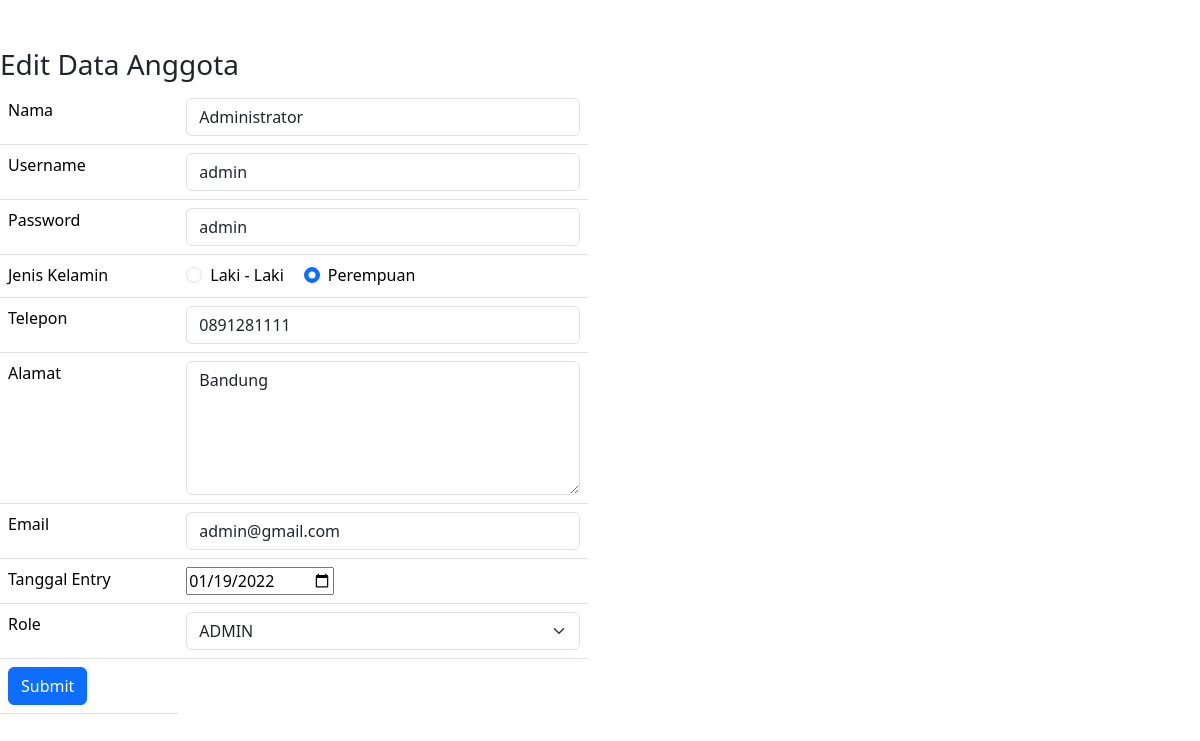
Page /sesi29/anggota/edit.php?id_anggota=1 on the committed database.
### tables this page shows
CREATE TABLE `anggota` (
  `id_anggota` int(11) NOT NULL,
  `nama` varchar(255) NOT NULL,
  `username` varchar(32) NOT NULL,
  `password` varchar(64) NOT NULL,
  `sex` char(1) NOT NULL,
  `telp` varchar(15) NOT NULL,
  `alamat` varchar(255) NOT NULL,
  `email` varchar(255) NOT NULL,
  `tgl_entry` timestamp NOT NULL DEFAULT current_timestamp() ON UPDATE current_timestamp(),
  `role` varchar(12) NOT NULL DEFAULT 'USER'
);

### sesi29/anggota/edit.php (the view, shortened to what this page needs)
<!DOCTYPE html>
<html lang="en">
<head>
    <link href="https://cdn.jsdelivr.net/npm/bootstrap@5.3.2/dist/css/bootstrap.min.css" rel="stylesheet">
    <link rel="stylesheet" href="https://cdn.jsdelivr.net/npm/bootstrap-icons@1.11.1/font/bootstrap-icons.css">
</head>
<?php
include "../config/config.php";
$id_anggota = $_GET['id_anggota'];
$anggotaa = mysqli_query($con, "SELECT * FROM `anggota` WHERE id_anggota='$id_anggota'");
foreach ($anggotaa as $anggota) {
    $nama = $anggota['nama'];
    $username = $anggota['username'];
    $password = $anggota['password'];
    $sex = $anggota['sex'];
    $telp = $anggota['telp'];
    $alamat = $anggota['alamat'];
    $email = $anggota['email'];
    $tgl_entry = $anggota['tgl_entry'];
    $role = $anggota['role'];
}
?>
<body>
    <div class="row">
        <div class="col-md-6">
            <h3 class="mt-5">Edit Data Anggota</h3>
            <form action="proses_edit.php?id_anggota=<?php echo $id_anggota; ?>" method="post">
                <table class="table">
                    <tr>
                        <td>Nama</td>
                        <td><input type="text" name="nama" class="form-control" autocomplete="off" value="<?php echo $nama; ?>"></td>
                    </tr>
                    <tr>
                        <td>Username</td>
                        <td><input type="text" name="username" class="form-control" value="<?php echo $username; ?>"></td>
                    </tr>
                    <tr>
                        <td>Password</td>
                        <td><input type="text" name="password" class="form-control" value="<?php echo $password; ?>"></td>
                    </tr>
                    <tr>
                        <td>Jenis Kelamin</td>
                        <td style="display: flex;">
                            <div class="form-check">
                                <?php
                                if ($sex == 'L') {
                                    echo '<input class="form-check-input " type="radio" name="sex" value="L" checked="">';
                                } else {
                                    echo '<input class="form-check-input" type="radio" name="sex" value="L">';
                                }
                                ?>
                                <label class="form-check-label" for="flexRadioDefault1">
                                    Laki - Laki
                                </label>
                            </div>
                            <div class="form-check" style="margin-left: 20px;">
                                <?php
                                if ($sex == 'P') {
                                    echo '<input class="form-check-input " type="radio" name="sex" value="P" checked="">';
                                } else {
                                    echo '<input class="form-check-input" type="radio" name="sex" value="P">';
                                }
                                ?>
                                <label class="form-check-label" for="flexRadioDefault1">
                                    Perempuan
                                </label>
                            </div>
                        </td>
                    </tr>
                    <tr>
                        <td>Telepon</td>
                        <td><input type="number" name="telp" class="form-control" value="<?php echo $telp; ?>"></td>
                    </tr>
                    <tr>
                        <td>Alamat</td>
                        <td>
                            <textarea name="alamat" class="form-control" rows="5"><?php echo $alamat; ?></textarea>
                        </td>
                    </tr>
                    <tr>
                        <td>Email</td>
                        <td><input type="text" name="email" class="form-control" value="<?php echo $email; ?>"></td>
                    </tr>
                    <tr>
                        <td>Tanggal Entry</td>
                        <td><input type="date" name="tgl_entry" value="<?php echo date('Y-m-d', strtotime($tgl_entry)); ?>"></td>
                    </tr>
                    <tr>
                        <td>Role</td>
                        <td>
                            <select name="role" class="form-select" aria-label="Default select example">
                            <?php
                                if ($role == 'ADMIN') {
                                    echo "<option value='ADMIN' selected >ADMIN</option>";
                                } else {
                                    echo "<option value='ADMIN'>ADMIN</option>";
                                }
                            ?>
                            </select>
                        </td>
                    </tr>
                    <tr>
                        <td><input class="btn btn-primary" type="submit" name="submit"></td>
                    </tr>
                </table>
            </form>
        </div>
    </div>
</body>
</html>

### rows in the picture
anggota: nama "Administrator", username "admin", password "admin", telp "0891281111", alamat "Bandung", email "admin@gmail.com", tgl_entry "01/19/2022", role "ADMIN"
